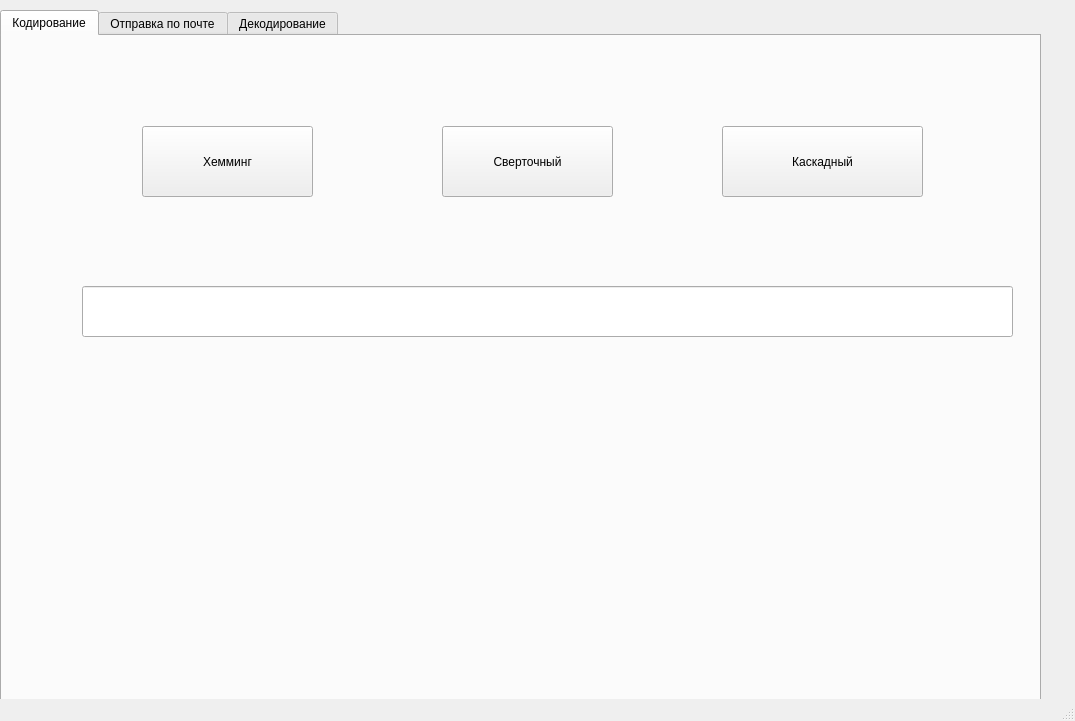
<?xml version="1.0" encoding="UTF-8"?>
<ui version="4.0">
 <class>MainWindow</class>
 <widget class="QMainWindow" name="MainWindow">
  <property name="geometry">
   <rect>
    <x>0</x>
    <y>0</y>
    <width>1075</width>
    <height>721</height>
   </rect>
  </property>
  <property name="windowTitle">
   <string>Курсовая</string>
  </property>
  <widget class="QWidget" name="centralwidget">
   <widget class="QTabWidget" name="tabWidget">
    <property name="geometry">
     <rect>
      <x>0</x>
      <y>10</y>
      <width>1041</width>
      <height>691</height>
     </rect>
    </property>
    <property name="tabShape">
     <enum>QTabWidget::Rounded</enum>
    </property>
    <property name="currentIndex">
     <number>0</number>
    </property>
    <property name="usesScrollButtons">
     <bool>true</bool>
    </property>
    <property name="documentMode">
     <bool>false</bool>
    </property>
    <property name="tabsClosable">
     <bool>false</bool>
    </property>
    <property name="movable">
     <bool>false</bool>
    </property>
    <property name="tabBarAutoHide">
     <bool>false</bool>
    </property>
    <widget class="QWidget" name="tab_2">
     <attribute name="title">
      <string>Кодирование</string>
     </attribute>
     <widget class="QPushButton" name="pushButton_6">
      <property name="geometry">
       <rect>
        <x>140</x>
        <y>90</y>
        <width>171</width>
        <height>71</height>
       </rect>
      </property>
      <property name="text">
       <string>Хемминг</string>
      </property>
     </widget>
     <widget class="QPushButton" name="pushButton_7">
      <property name="geometry">
       <rect>
        <x>440</x>
        <y>90</y>
        <width>171</width>
        <height>71</height>
       </rect>
      </property>
      <property name="text">
       <string>Сверточный</string>
      </property>
     </widget>
     <widget class="QPushButton" name="pushButton_8">
      <property name="geometry">
       <rect>
        <x>720</x>
        <y>90</y>
        <width>201</width>
        <height>71</height>
       </rect>
      </property>
      <property name="text">
       <string>Каскадный</string>
      </property>
     </widget>
     <widget class="QLineEdit" name="lineEdit_10">
      <property name="geometry">
       <rect>
        <x>80</x>
        <y>250</y>
        <width>931</width>
        <height>51</height>
       </rect>
      </property>
     </widget>
    </widget>
    <widget class="QWidget" name="tab">
     <attribute name="title">
      <string>Отправка по почте</string>
     </attribute>
     <widget class="QPushButton" name="pushButton">
      <property name="geometry">
       <rect>
        <x>120</x>
        <y>470</y>
        <width>93</width>
        <height>28</height>
       </rect>
      </property>
      <property name="text">
       <string>Отправить</string>
      </property>
     </widget>
     <widget class="QPushButton" name="pushButton_2">
      <property name="geometry">
       <rect>
        <x>400</x>
        <y>480</y>
        <width>93</width>
        <height>28</height>
       </rect>
      </property>
      <property name="text">
       <string>Принять</string>
      </property>
     </widget>
     <widget class="QTabWidget" name="tabWidget_2">
      <property name="geometry">
       <rect>
        <x>0</x>
        <y>-40</y>
        <width>1041</width>
        <height>691</height>
       </rect>
      </property>
      <property name="tabShape">
       <enum>QTabWidget::Rounded</enum>
      </property>
      <property name="currentIndex">
       <number>1</number>
      </property>
      <property name="usesScrollButtons">
       <bool>true</bool>
      </property>
      <property name="documentMode">
       <bool>false</bool>
      </property>
      <property name="tabsClosable">
       <bool>false</bool>
      </property>
      <property name="movable">
       <bool>false</bool>
      </property>
      <property name="tabBarAutoHide">
       <bool>false</bool>
      </property>
      <widget class="QWidget" name="tab_10">
       <attribute name="title">
        <string>Кодирование</string>
       </attribute>
      </widget>
      <widget class="QWidget" name="tab_11">
       <attribute name="title">
        <string>Отправка по почте</string>
       </attribute>
       <widget class="QPushButton" name="pushButton_3">
        <property name="geometry">
         <rect>
          <x>110</x>
          <y>470</y>
          <width>151</width>
          <height>71</height>
         </rect>
        </property>
        <property name="text">
         <string>Отправить</string>
        </property>
       </widget>
       <widget class="QPushButton" name="pushButton_4">
        <property name="geometry">
         <rect>
          <x>390</x>
          <y>470</y>
          <width>151</width>
          <height>71</height>
         </rect>
        </property>
        <property name="text">
         <string>Принять</string>
        </property>
       </widget>
       <widget class="QLabel" name="label">
        <property name="geometry">
         <rect>
          <x>200</x>
          <y>70</y>
          <width>131</width>
          <height>16</height>
         </rect>
        </property>
        <property name="text">
         <string>Почтовый сервер</string>
        </property>
       </widget>
       <widget class="QLineEdit" name="lineEdit">
        <property name="geometry">
         <rect>
          <x>10</x>
          <y>60</y>
          <width>171</width>
          <height>31</height>
         </rect>
        </property>
        <property name="text">
         <string>smtp.yandex.ru</string>
        </property>
       </widget>
       <widget class="QLineEdit" name="lineEdit_2">
        <property name="geometry">
         <rect>
          <x>10</x>
          <y>110</y>
          <width>181</width>
          <height>31</height>
         </rect>
        </property>
        <property name="text">
         <string>mail4studying@yandex.ru</string>
        </property>
       </widget>
       <widget class="QLineEdit" name="lineEdit_3">
        <property name="geometry">
         <rect>
          <x>10</x>
          <y>160</y>
          <width>181</width>
          <height>31</height>
         </rect>
        </property>
        <property name="text">
         <string>endga34nogam44543421</string>
        </property>
       </widget>
       <widget class="QLineEdit" name="lineEdit_4">
        <property name="geometry">
         <rect>
          <x>10</x>
          <y>210</y>
          <width>181</width>
          <height>31</height>
         </rect>
        </property>
        <property name="text">
         <string>danyamelman@yandex.ru</string>
        </property>
       </widget>
       <widget class="QLineEdit" name="lineEdit_5">
        <property name="geometry">
         <rect>
          <x>10</x>
          <y>260</y>
          <width>181</width>
          <height>31</height>
         </rect>
        </property>
        <property name="text">
         <string>Тема сообщения</string>
        </property>
       </widget>
       <widget class="QLineEdit" name="lineEdit_6">
        <property name="geometry">
         <rect>
          <x>10</x>
          <y>310</y>
          <width>181</width>
          <height>31</height>
         </rect>
        </property>
        <property name="text">
         <string>Текст сообщения</string>
        </property>
       </widget>
       <widget class="QLineEdit" name="lineEdit_7">
        <property name="geometry">
         <rect>
          <x>390</x>
          <y>70</y>
          <width>141</width>
          <height>31</height>
         </rect>
        </property>
        <property name="text">
         <string>imap.yandex.ru</string>
        </property>
       </widget>
       <widget class="QLineEdit" name="lineEdit_8">
        <property name="geometry">
         <rect>
          <x>360</x>
          <y>130</y>
          <width>171</width>
          <height>31</height>
         </rect>
        </property>
        <property name="text">
         <string>danyamelman@yandex.ru</string>
        </property>
       </widget>
       <widget class="QLabel" name="label_2">
        <property name="geometry">
         <rect>
          <x>210</x>
          <y>110</y>
          <width>131</width>
          <height>16</height>
         </rect>
        </property>
        <property name="text">
         <string>Почта</string>
        </property>
       </widget>
       <widget class="QLabel" name="label_3">
        <property name="geometry">
         <rect>
          <x>230</x>
          <y>160</y>
          <width>131</width>
          <height>16</height>
         </rect>
        </property>
        <property name="text">
         <string>Пароль</string>
        </property>
       </widget>
       <widget class="QLabel" name="label_4">
        <property name="geometry">
         <rect>
          <x>200</x>
          <y>220</y>
          <width>131</width>
          <height>16</height>
         </rect>
        </property>
        <property name="text">
         <string>Получатель</string>
        </property>
       </widget>
       <widget class="QLabel" name="label_5">
        <property name="geometry">
         <rect>
          <x>210</x>
          <y>280</y>
          <width>131</width>
          <height>16</height>
         </rect>
        </property>
        <property name="text">
         <string>Тема письма</string>
        </property>
       </widget>
       <widget class="QLabel" name="label_6">
        <property name="geometry">
         <rect>
          <x>200</x>
          <y>320</y>
          <width>131</width>
          <height>16</height>
         </rect>
        </property>
        <property name="text">
         <string>Текст сообщения</string>
        </property>
       </widget>
       <widget class="QLabel" name="label_7">
        <property name="geometry">
         <rect>
          <x>560</x>
          <y>70</y>
          <width>131</width>
          <height>16</height>
         </rect>
        </property>
        <property name="text">
         <string>Сервер</string>
        </property>
       </widget>
       <widget class="QLabel" name="label_8">
        <property name="geometry">
         <rect>
          <x>570</x>
          <y>140</y>
          <width>131</width>
          <height>16</height>
         </rect>
        </property>
        <property name="text">
         <string>Логин</string>
        </property>
       </widget>
       <widget class="QLineEdit" name="lineEdit_9">
        <property name="geometry">
         <rect>
          <x>340</x>
          <y>190</y>
          <width>201</width>
          <height>31</height>
         </rect>
        </property>
        <property name="text">
         <string>roHB5m8kmy9sdKUm52QoAX2</string>
        </property>
       </widget>
       <widget class="QLabel" name="label_9">
        <property name="geometry">
         <rect>
          <x>570</x>
          <y>200</y>
          <width>131</width>
          <height>16</height>
         </rect>
        </property>
        <property name="text">
         <string>Пароль</string>
        </property>
       </widget>
       <widget class="QPushButton" name="pushButton_5">
        <property name="geometry">
         <rect>
          <x>40</x>
          <y>360</y>
          <width>111</width>
          <height>51</height>
         </rect>
        </property>
        <property name="text">
         <string>Выбрать файл</string>
        </property>
       </widget>
       <widget class="QPlainTextEdit" name="plainTextEdit">
        <property name="geometry">
         <rect>
          <x>570</x>
          <y>230</y>
          <width>451</width>
          <height>231</height>
         </rect>
        </property>
       </widget>
      </widget>
      <widget class="QWidget" name="tab_12">
       <attribute name="title">
        <string>Декодирование</string>
       </attribute>
      </widget>
     </widget>
    </widget>
    <widget class="QWidget" name="tab_9">
     <attribute name="title">
      <string>Декодирование</string>
     </attribute>
     <widget class="QPushButton" name="pushButton_9">
      <property name="geometry">
       <rect>
        <x>280</x>
        <y>40</y>
        <width>471</width>
        <height>121</height>
       </rect>
      </property>
      <property name="text">
       <string>Декодирование</string>
      </property>
     </widget>
     <widget class="QLineEdit" name="lineEdit_11">
      <property name="geometry">
       <rect>
        <x>170</x>
        <y>240</y>
        <width>331</width>
        <height>22</height>
       </rect>
      </property>
     </widget>
     <widget class="QLineEdit" name="lineEdit_12">
      <property name="geometry">
       <rect>
        <x>170</x>
        <y>290</y>
        <width>331</width>
        <height>22</height>
       </rect>
      </property>
     </widget>
     <widget class="QLineEdit" name="lineEdit_13">
      <property name="geometry">
       <rect>
        <x>170</x>
        <y>360</y>
        <width>331</width>
        <height>22</height>
       </rect>
      </property>
     </widget>
     <widget class="QLabel" name="label_10">
      <property name="geometry">
       <rect>
        <x>60</x>
        <y>240</y>
        <width>55</width>
        <height>16</height>
       </rect>
      </property>
      <property name="text">
       <string>Хемминг</string>
      </property>
     </widget>
     <widget class="QLabel" name="label_11">
      <property name="geometry">
       <rect>
        <x>60</x>
        <y>290</y>
        <width>91</width>
        <height>16</height>
       </rect>
      </property>
      <property name="text">
       <string>Сверточный</string>
      </property>
     </widget>
     <widget class="QLabel" name="label_12">
      <property name="geometry">
       <rect>
        <x>60</x>
        <y>360</y>
        <width>101</width>
        <height>16</height>
       </rect>
      </property>
      <property name="text">
       <string>Качкадный</string>
      </property>
     </widget>
    </widget>
   </widget>
  </widget>
  <widget class="QStatusBar" name="statusbar"/>
 </widget>
 <resources/>
 <connections/>
</ui>
